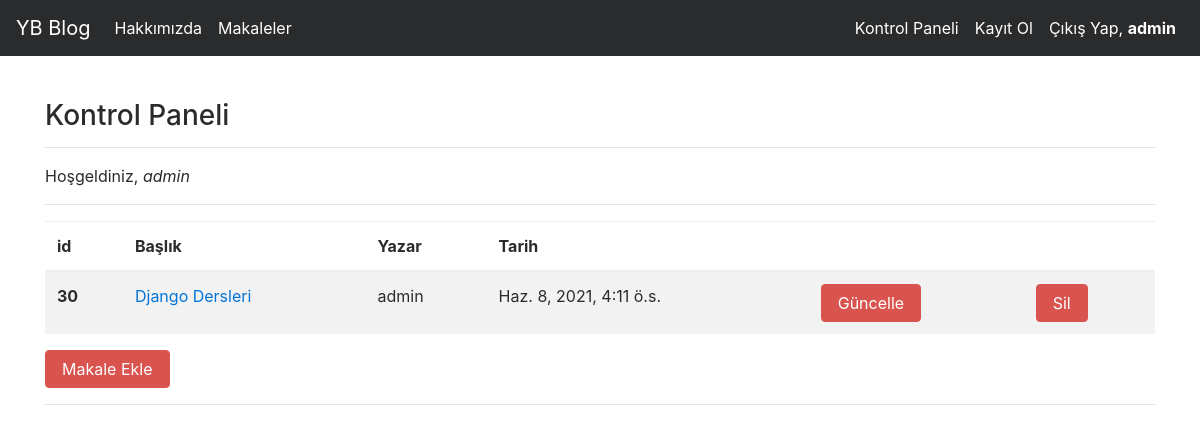
Screenshot of /articles/dashboard/ (signed in) with the database file from the repository.
### article/models.py (models this page shows, shortened)
class Article(models.Model):
    author = models.ForeignKey("auth.User",on_delete = models.CASCADE,verbose_name="Yazar")
    title = models.CharField(max_length = 50,verbose_name="Başlık")
    content = RichTextField()
    created_date = models.DateTimeField(auto_now_add=True,verbose_name="Oluşturulma Tarihi")
    article_image = models.FileField(blank=True,null=True,verbose_name="Makaleye Fotoğraf Ekleyin")
    class Meta:
        ordering = ['-created_date']

### article/views.py (the view)
# urls.py: path('dashboard/',views.dashboard,name = "dashboard" ),
@login_required(login_url="user:login")
def dashboard(request):
    allArticles = Article.objects.filter(author = request.user)
    context={
        "articles":allArticles
    }
    return render(request,"dashboard.html",context)

### templates/dashboard.html
{% extends "layout.html" %}
{% block body %}
    <h3>Kontrol Paneli</h3>
    <hr>
    <p>Hoşgeldiniz, <i> {{request.user.username}} </i> </p>
    <hr>
    {% if articles %}
    <table class="table table-striped">
        <thead>
          <tr>
            <th scope="col">id</th>
            <th scope="col">Başlık</th>
            <th scope="col">Yazar</th>
            <th scope="col">Tarih</th>
            <th scope="col"></th>
            <th scope="col"></th>
          </tr>
        </thead>
        <tbody>
            {% for article in articles %}
                <tr>
                    <th scope="row"> {{article.id}} </th>
                    <td> <a href="{% url 'article:detail' article.id %}">{{article.title}}</a>  </td>
                    <td>{{article.author.username}}</td>
                    <td>{{article.created_date}}</td>
                    <td> <a href="{% url 'article:update' article.id %}" class = "btn btn-danger" >Güncelle </a>  </td>
                    <td> <a href="{% url 'article:delete' article.id %}"  class = "btn btn-danger">Sil </a>  </td>
                </tr>
            {% endfor %}
        </tbody>
    </table>
    {% else %}
    <div class="alert alert-danger">Henüz bir makaleniz bulunmuyor...</div>
    {% endif %}
    <a class="btn btn-danger" href="{% url 'article:addarticle' %}"> Makale Ekle </a>
    <hr>
{% endblock body %}

### templates/includes/navbar.html (shortened to what this page needs)
<nav class="navbar navbar-toggleable-md navbar-inverse fixed-top bg-inverse">
    <a class="navbar-brand" href="{% url 'index' %}">YB Blog</a>
    <div class="collapse navbar-collapse" id="navbarCollapse">
      <ul class="navbar-nav mr-auto">
        <li class="nav-item active">
          <a class="nav-link" href="{% url 'about' %}">Hakkımızda</a>
        </li>
        <li class="nav-item active">
            <a class="nav-link" href="{% url 'article:articles' %}">Makaleler</a>
        </li>
      </ul>
      <ul class="navbar-nav ml-auto">
      {% if request.user.is_authenticated %}
        <li class="nav-item active">
          <a class="nav-link" href="{% url 'article:dashboard' %}">Kontrol Paneli</a>
        </li>
        <li class="nav-item active">
          <a class="nav-link" href="{% url 'user:register' %}">Kayıt Ol</a>
        </li>
        <li class="nav-item active">
          <a class="nav-link" href="{% url 'user:logout' %}">Çıkış Yap,   <b> {{request.user.username}}</b> </a>
        </li>
      {% endif %}
    </div>
</nav>

### rows the page displays
Article: id "30", title "Django Dersleri", author.username "admin", created_date "Haz. 8, 2021, 4:11 ö.s."

### other values shown
{{ request.user.username }} "admin"
